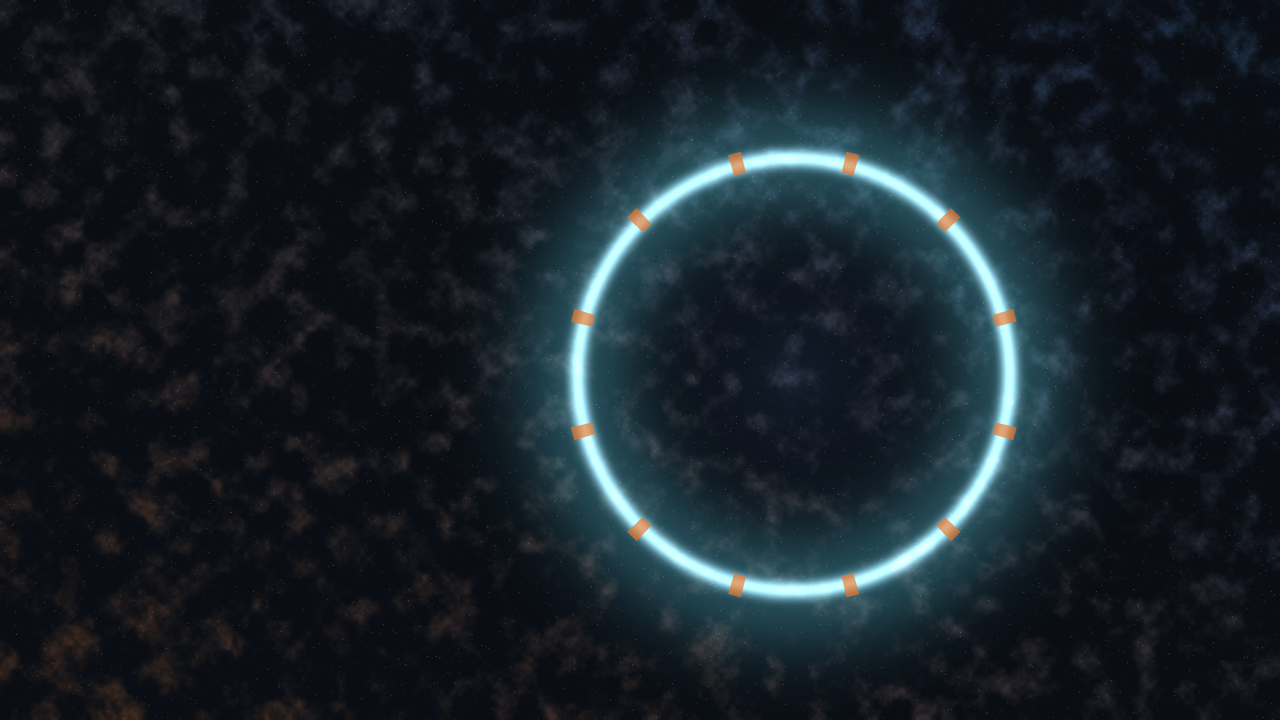
#> input picture backgrounds/3-ring-gate.png, 3840 x 2160 px (shown at 1/3 size)
$ python make_lock_glyph.py
#> lines starting #> are read from the running program, lines starting #| are printed output that depends on the picture
#!/usr/bin/env python3
"""Lock-screen art: a ring-gate glyph.

    tools/make_lock_glyph.py

Writes ../unlock.png (1108x523, transparent, drawn in the theme foreground)
and ../preview-unlock.png (1920x1080, the glyph over 3-ring-gate.png).
Needs numpy and Pillow; run make_backgrounds.py first.
"""
import os

import numpy as np
from PIL import Image

HERE = os.path.dirname(os.path.abspath(__file__))
ROOT = os.path.join(HERE, "..")
FG = np.array([207, 214, 223]); ORANGE = np.array([232, 117, 42])


def glyph(w, h):
    yy, xx = np.mgrid[0:h, 0:w].astype(float)
    cx, cy = w / 2, h / 2; R = 0.42 * h
    r = np.hypot(xx - cx, yy - cy); ang = np.arctan2(yy - cy, xx - cx)
    ring = np.exp(-((r - R) / (0.018 * h)) ** 2)
    ticks = ((np.abs(np.sin(ang * 6)) > 0.97) & (r > R * 0.90) & (r < R * 1.10)).astype(float)
    inner = np.exp(-((r - R * 0.72) / (0.006 * h)) ** 2) * 0.6
    a = np.clip(ring + inner + ticks, 0, 1)
    rgb = np.where(ticks[..., None] > 0, ORANGE, FG)
    return np.dstack([rgb, a * 255]).astype(np.uint8)


def main():
    Image.fromarray(glyph(1108, 523), "RGBA").save(os.path.join(ROOT, "unlock.png"))
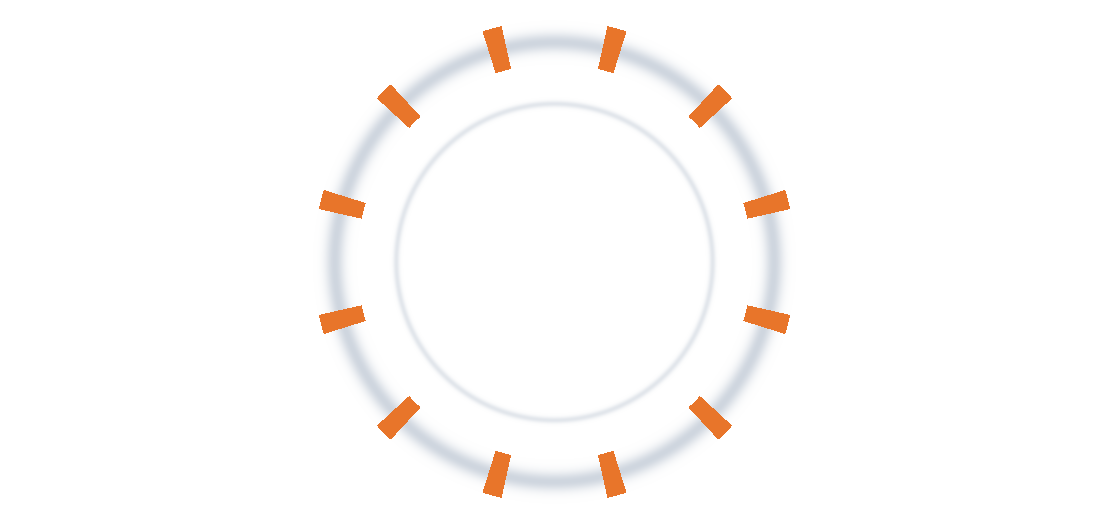
#> saved as unlock.png: PIL image 1108x523 RGBA; mean R, G, B, A 207.4, 212.4, 220, 14.1; transparent parts drawn white
    bg = Image.open(os.path.join(ROOT, "backgrounds", "3-ring-gate.png")).convert("RGBA").resize((1920, 1080), Image.LANCZOS)
    g = Image.fromarray(glyph(1108, 523), "RGBA").resize((554, 262), Image.LANCZOS)
    bg.alpha_composite(g, ((1920 - 554) // 2, (1080 - 262) // 2 - 120))
    bg.convert("RGB").save(os.path.join(ROOT, "preview-unlock.png"))
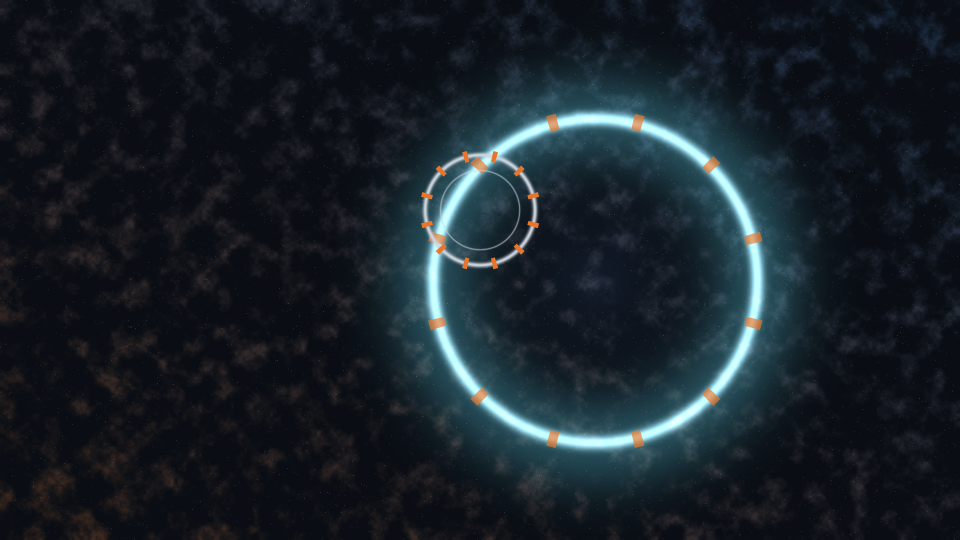
#> saved as preview-unlock.png: PIL image 1920x1080 RGB (shown at 1/2 size); mean R, G, B 24.1, 33.6, 40.5
    print("unlock.png, preview-unlock.png")


if __name__ == "__main__":
    main()

$ run again, with backgrounds/7-ring-gate.png copied over backgrounds/3-ring-gate.png
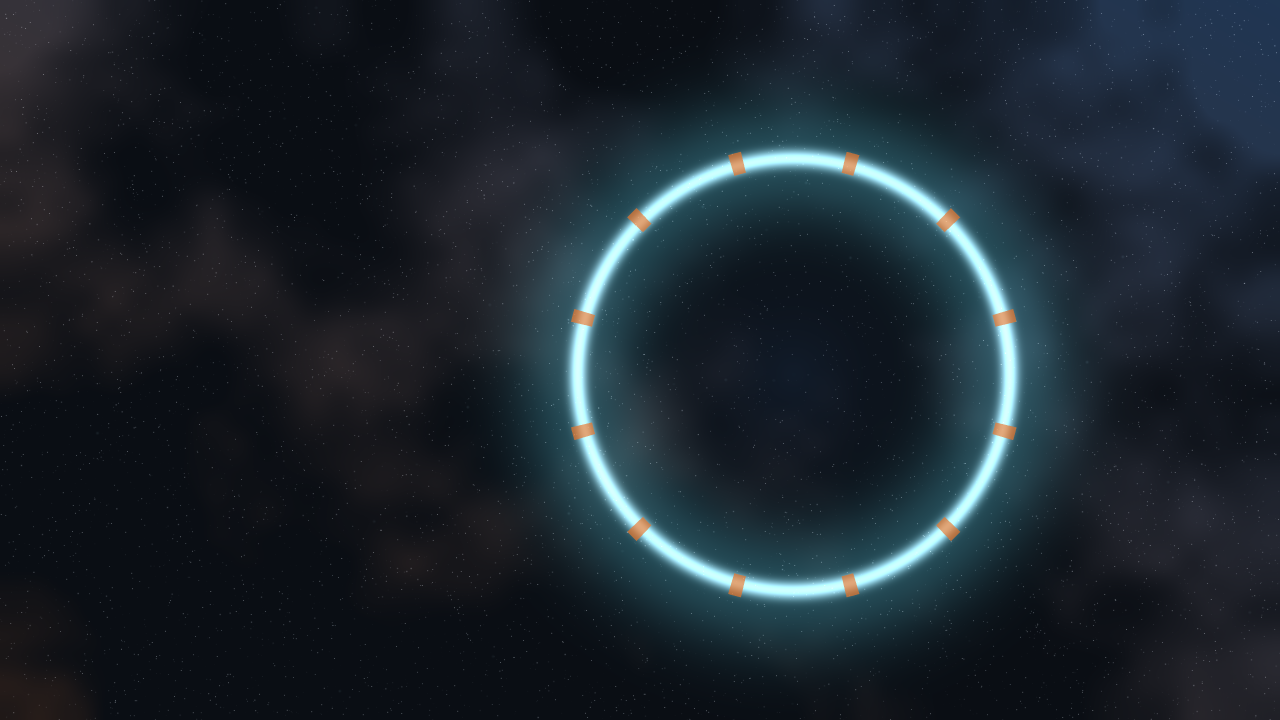
#> input picture backgrounds/7-ring-gate.png, 3840 x 2160 px (shown at 1/3 size)
#> in main, `bg.convert("RGB").save(os.path.join(ROOT, "preview-unlock.png"))`:
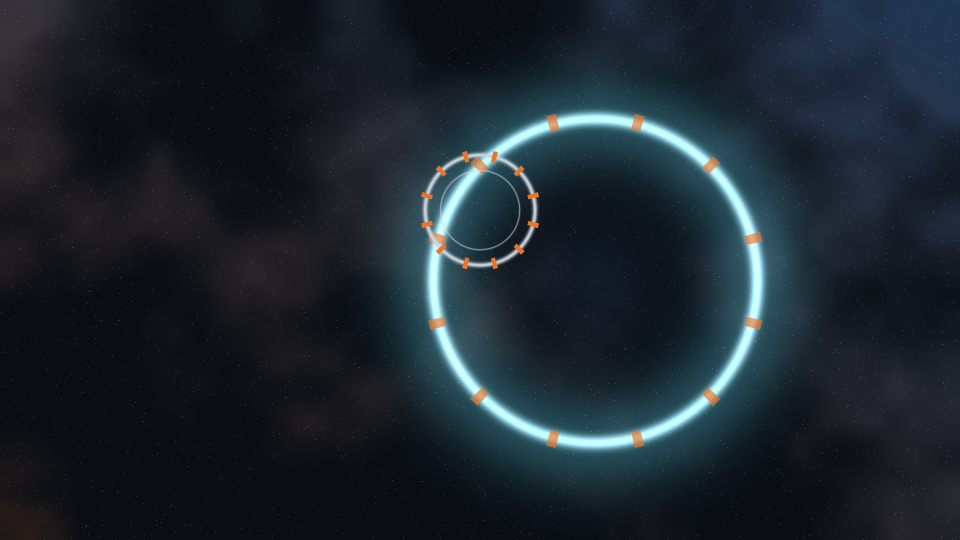
#> saved as preview-unlock.png: PIL image 1920x1080 RGB (shown at 1/2 size); mean R, G, B 27.8, 37.7, 45.9

$ run again, with backgrounds/8-drive-plume.png copied over backgrounds/3-ring-gate.png
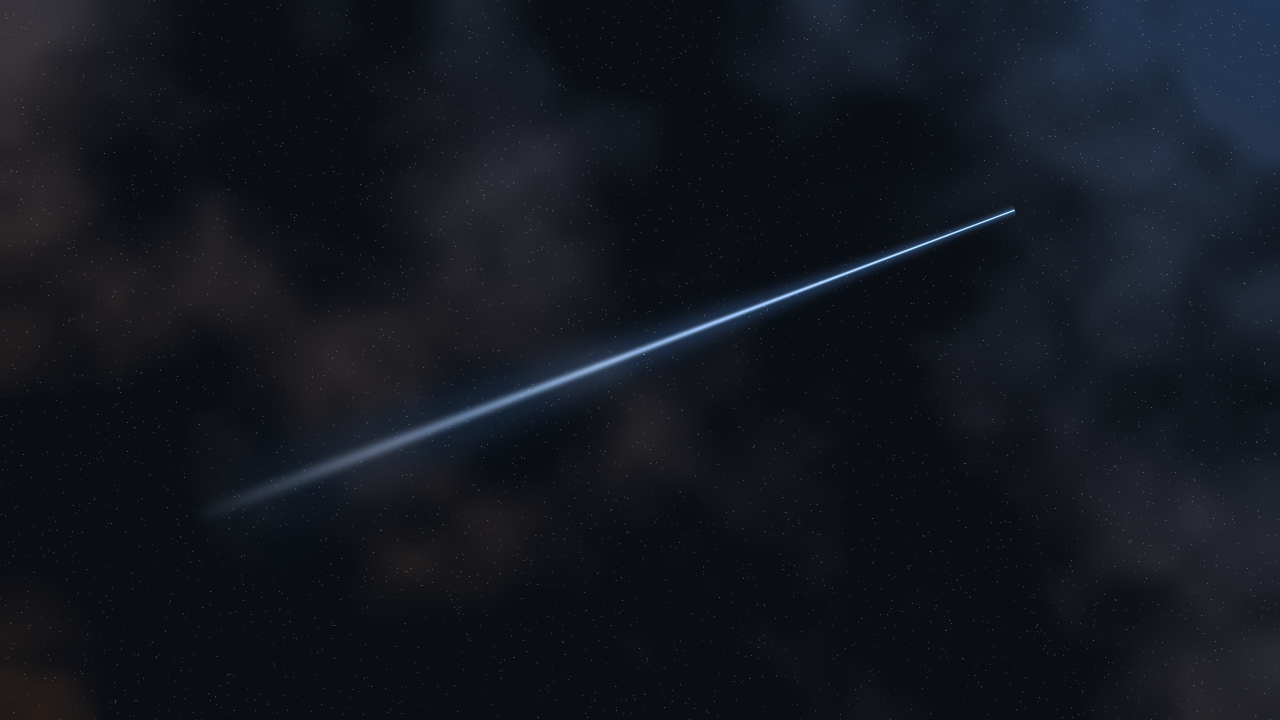
#> input picture backgrounds/8-drive-plume.png, 3840 x 2160 px (shown at 1/3 size)
#> in main, `bg.convert("RGB").save(os.path.join(ROOT, "preview-unlock.png"))`:
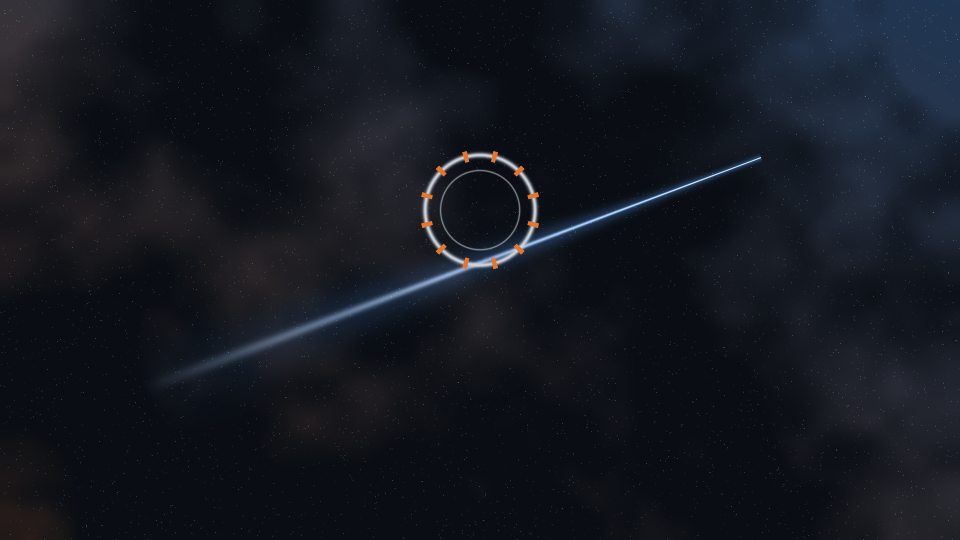
#> saved as preview-unlock.png: PIL image 1920x1080 RGB (shown at 1/2 size); mean R, G, B 20, 24, 31.7
